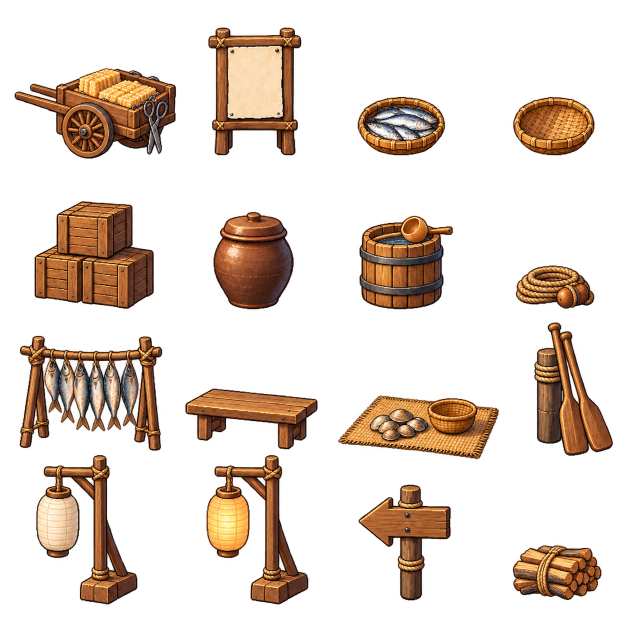
#> input picture src/assets/dalbit_market_props_sheet.webp, 1254 x 1254 px, found by its file name (shown at 1/2 size)
$ python process_props_sheet.py src/assets/dalbit_market_props_sheet.webp public/maps/dalbit/market 0.33 /
#> lines starting #> are read from the running program, lines starting #| are printed output that depends on the picture; after the words box and inside, x2 and y2 are one past the last pixel; in counts of white or black regions, pixels touching at a corner belong together
### scripts/process_fish_sheet.py
"""Cut a 4x4 FREE FISHING icon sheet into one icon per fish.

Usage:
    .venv/bin/python scripts/process_fish_sheet.py src/assets/fish_sheet_a.webp a   (real fish)
    .venv/bin/python scripts/process_fish_sheet.py src/assets/fish_sheet_b.webp b   (myth, history & treasure)
    .venv/bin/python scripts/process_fish_sheet.py src/assets/fish_sheet_c.webp c   (season fish)
    .venv/bin/python scripts/process_fish_sheet.py src/assets/fish_sheet_d.webp d   (water friends)
Then add the sheet letter to READY_SHEETS in src/game/fishing/freeFish.ts.
Needs numpy, pillow and scipy. Creatures are found as shapes, not by a fixed grid.

Writes public/sprites/fish/<id>.webp (64x64, transparent).
The order MUST match FREE_FISH in src/game/fishing/freeFish.ts (sheet + cell, row by row).
"""

import sys
from pathlib import Path

import numpy as np
from PIL import Image

SHEETS = {
    'a': [
        'sardine', 'tilapia', 'carp', 'catfish',
        'snakehead', 'pomfret', 'barramundi', 'red_snapper',
        'grouper', 'pufferfish', 'giant_gourami', 'bluefin_tuna',
        'arowana', 'mekong_catfish', 'oarfish', 'coelacanth',
    ],
    'b': [
        'armorfish', 'megalodon_pup', 'ammonite', 'fossil_fish',
        'dragon_gate_carp', 'jade_moon_koi', 'lantern_fish', 'abyss_angler',
        'ghost_pirate_fish', 'pearl_oyster', 'baby_kraken', 'star_swallower',
        'sun_carp', 'moon_whale', 'bottle_message', 'treasure_chest',
    ],
    'c': [
        'mango_threadfin', 'flying_fish', 'mahi_mahi', 'sailfish',
        'mirage_fish', 'climbing_perch', 'swamp_eel', 'betta',
        'giant_stingray', 'rain_naga', 'rainbow_koi', 'pla_thu',
        'saury', 'rainbow_trout', 'yellowtail', 'snowflake_fish',
    ],
    'd': [
        'hermit_crab', 'blue_crab', 'river_prawn', 'mantis_shrimp',
        'moon_jelly', 'seahorse', 'starfish', 'horseshoe_crab',
        'sea_turtle', 'paddy_frog', 'night_squid', 'manta_ray',
        'axolotl', 'blue_lobster', 'dugong', 'island_turtle',
    ],
}
SIZE = 64          # output icon size (shown at 32 px in the bag, 64 for crisp 2x screens)
ALPHA_CUT = 40     # softer pixels than this become fully transparent (removes the dark halo)
PAD = 0.06         # empty border around each icon, as a share of its size

OUT = Path(__file__).resolve().parent.parent / 'public' / 'sprites' / 'fish'


def find_creatures(alpha: np.ndarray) -> list[np.ndarray]:
    """Find the 16 creatures as shapes (not by a fixed grid: ChatGPT's fish often poke out of their cell).
    Returns one mask per creature in reading order (row by row, left to right).
    Small bits (a whisker, a hat brim) are joined to the nearest big shape; tiny specks are dropped."""
    from scipy import ndimage
    solid = alpha > 0
    label, n = ndimage.label(solid)
    sizes = ndimage.sum(solid, label, range(1, n + 1))
    order = sorted(range(1, n + 1), key=lambda i: -sizes[i - 1])
    big = order[:16]
    if len(big) < 16 or sizes[big[-1] - 1] < sizes[big[0] - 1] * 0.2:
        sys.exit(f'!! expected 16 creatures, found {len([i for i in order if sizes[i-1] > sizes[order[0]-1]*0.2])}')
    centre = {i: ndimage.center_of_mass(solid, label, i) for i in big}
    groups = {i: [i] for i in big}
    for i in order[16:]:
        if sizes[i - 1] < 30:
            continue
        cy, cx = ndimage.center_of_mass(solid, label, i)
        near = min(big, key=lambda b: (centre[b][0] - cy) ** 2 + (centre[b][1] - cx) ** 2)
        groups[near].append(i)
    rows = sorted(big, key=lambda b: centre[b][0])
    reading = []
    for r in range(4):
        reading += sorted(rows[r * 4:(r + 1) * 4], key=lambda b: centre[b][1])
    return [np.isin(label, groups[b]) for b in reading]


# [18 lines left out: function main, not called in this run]


# [4 lines that do not run on import are left out]

### scripts/process_props_sheet.py
"""Cut a 4x4 PROPS sheet (one object per cell, transparent) into scene elements.

Usage:
  python3 scripts/process_props_sheet.py src/assets/dalbit_market_props_sheet.webp public/maps/dalbit/market 0.33 \
      yeot_cart,rice_board,basket_full,basket_empty,crates,onggi_jar,water_barrel,rope,drying_rack,bench,clam_mat,oars,lantern,lantern_lit,signpost,firewood

- Objects are found as SHAPES (ChatGPT's cells drift), in reading order.
- ONE scale for the whole sheet, so the props keep their sizes relative to each other
  (0.33 = a 330-px cart becomes 110 px, next to ~75-px people). A single prop can take its own
  scale with name@scale (e.g. water_barrel@0.24 when ChatGPT drew it too big).
- The coloured fringe ChatGPT leaves around the cut-out (a red/orange halo) is removed:
  the soft edge is cut off, then the outermost pixel ring is darkened to the outline colour.
Writes <out_dir>/<name>.webp (lossless, transparent), anchored bottom-centre in the game.
"""
import os
import sys

import numpy as np
from PIL import Image
from scipy import ndimage

sys.path.insert(0, os.path.dirname(os.path.abspath(__file__)))
from process_fish_sheet import find_creatures  # noqa: E402

OUTLINE = np.array([43, 27, 18])


def clean(rgba: np.ndarray) -> np.ndarray:
    a = rgba[..., 3] > 150
    a = ndimage.binary_erosion(a, iterations=2)          # drop the fringe band
    a = ndimage.binary_fill_holes(a) | (a)
    ring = a & ~ndimage.binary_erosion(a, iterations=2)  # new outer edge
    out = rgba.copy()
    out[..., 3] = np.where(a, 255, 0)
    rgb = out[..., :3].astype(float)
    rgb[ring] = rgb[ring] * 0.35 + OUTLINE * 0.65          # a dark outline instead of a red halo
    out[..., :3] = rgb.astype(np.uint8)
    return out


def main(src, out_dir, scale, names):
#> called with out_dir = 'public/maps/dalbit/market', scale = 0.33
    sheet = np.array(Image.open(src).convert('RGBA'))
#> sheet is the input picture: shape (1254, 1254, 4); mean R, G, B, A 48.7, 28.4, 16.5, 63.9
    sheet[sheet[..., 3] < 40] = 0
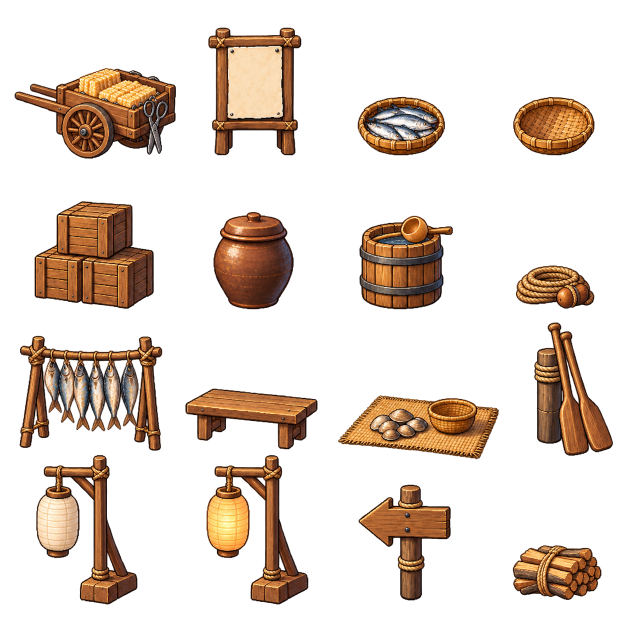
#> sheet: shape (1254, 1254, 4) (shown at 1/2 size); 11.33% of pixels changed, all inside (x1, y1, x2, y2) = (0, 13, 1254, 1254); transparent parts drawn white
    os.makedirs(out_dir, exist_ok=True)
    for spec, mask in zip(names, find_creatures(sheet[..., 3])):
#> in find_creatures, `solid = alpha > 0`:
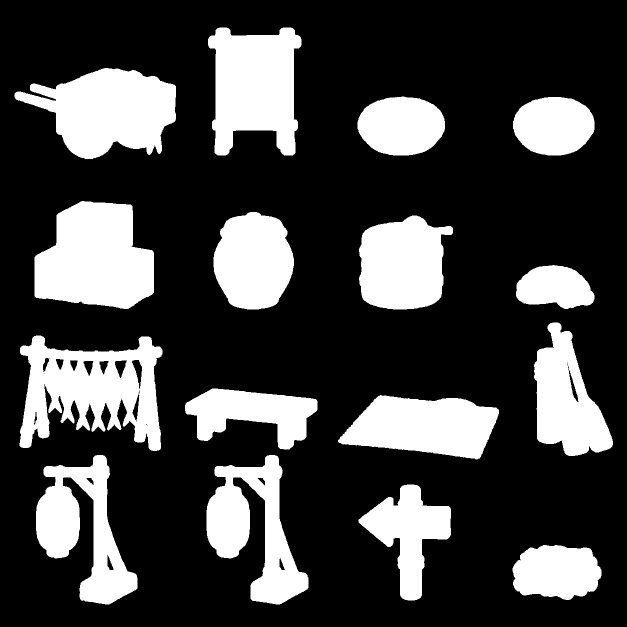
#> solid: shape (1254, 1254) bool (shown at 1/2 size); 25.8% white; 16 white regions, largest, box (x1, y1, x2, y2) and area: (69, 402, 308, 618) 39085, (39, 671, 325, 902) 38959, (29, 136, 352, 318) 36821
#> in find_creatures, `label, n = ndimage.label(solid)`:
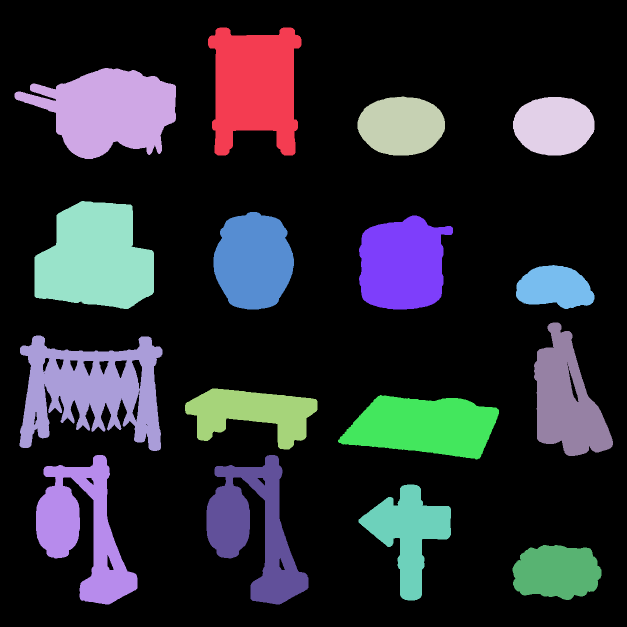
#> label: shape (1254, 1254) int32 (shown at 1/2 size); 17 distinct labels, from 0 to 16; one colour per label, 0 black
#> in find_creatures, `label, n = ndimage.label(solid)`: n = 16
#> in find_creatures, `sizes = ndimage.sum(solid, label, range(1, n + 1))`: sizes = [35215, 36821, 16358, 15173, 39085, 24650, 27418, 10174, 24310, 38959, 18215, 28579, 28085, 28433, 19093, 15533]
#> in find_creatures, `order = sorted(range(1, n + 1), key=lambda i: -sizes[i - 1])`: order = [5, 10, 2, 1, 12, 14, 13, 7, 6, 9, 15, 11, 3, 16, 4, 8]
#> in find_creatures, `big = order[:16]`: big has the same summary as order
#> in find_creatures, `centre = {i: ndimage.center_of_mass(solid, label, i) for i in big}`: centre = 16 items
#> in find_creatures, `rows = sorted(big, key=lambda b: centre[b][0])`: rows = [1, 2, 4, 3, 5, 6, 7, 8, 10, 9, 11, 12, 14, 13, 15, 16]
        name, _, own = spec.partition('@')          # "water_barrel@0.24" = its own scale
        k = float(own) if own else scale
        obj = sheet.copy()
        obj[~mask] = 0
        img = Image.fromarray(clean(obj))
        img = img.crop(img.getchannel('A').getbbox())
        w, h = img.size
        small = img.resize((max(1, round(w * k)), max(1, round(h * k))), Image.Resampling.LANCZOS)
        a = np.array(small)
        a[..., 3] = np.where(a[..., 3] > 110, 255, 0)      # crisp pixel edge after scaling
        Image.fromarray(a).save(os.path.join(out_dir, f'{name}.webp'), lossless=True)
        print(f'{name}: {small.size[0]}×{small.size[1]}')
#> this loop made 1 pass
#| /: 105×58
#> pass 1, in clean, `a = rgba[..., 3] > 150`:
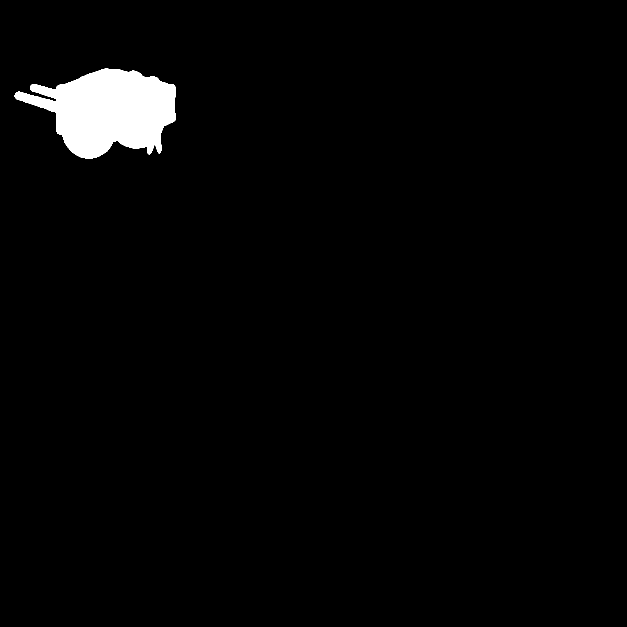
#> a: shape (1254, 1254) bool (shown at 1/2 size); 2.3% white; 1 white region, box (x1, y1, x2, y2) and area: (29, 136, 352, 317) 36058
#> pass 1, in clean, `a = ndimage.binary_erosion(a, iterations=2)`:
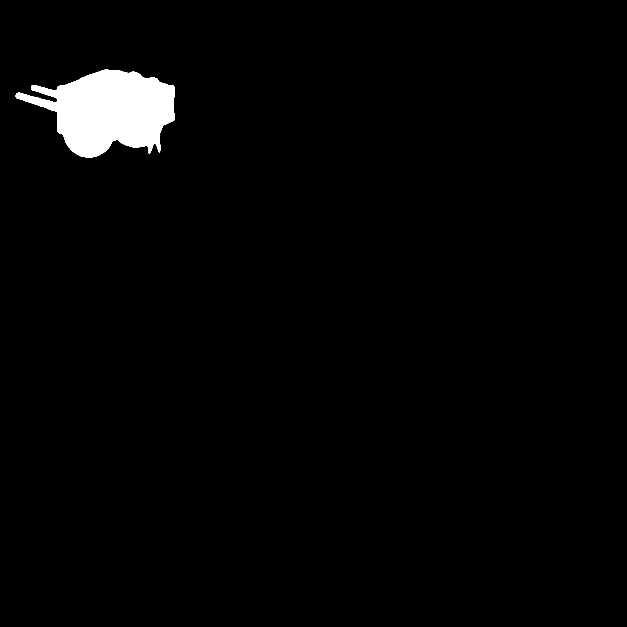
#> a: shape (1254, 1254) bool (shown at 1/2 size); 2.2% white; 1 white region, box (x1, y1, x2, y2) and area: (31, 138, 350, 315) 34113
#> after the loop:
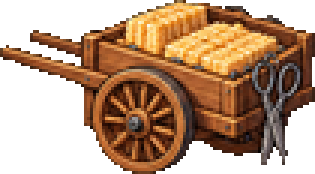
#> a: shape (58, 105, 4) (shown 3 times larger); mean R, G, B, A 90, 57.6, 32, 154.5; transparent parts drawn white
#> after the loop:
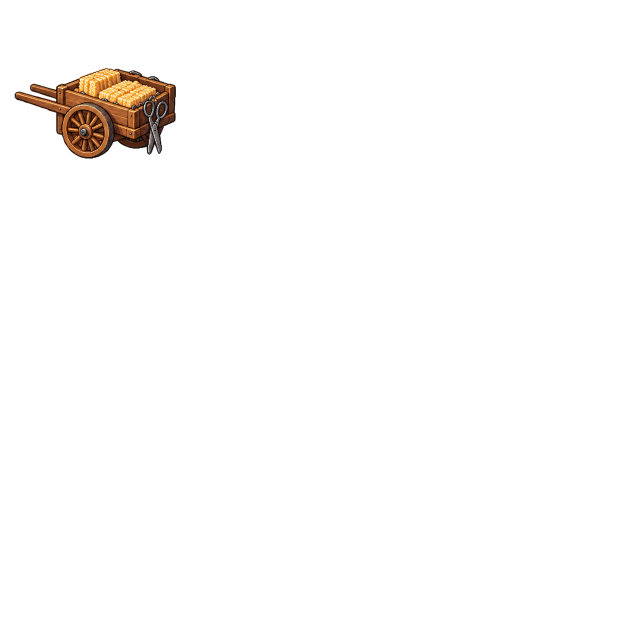
#> obj: shape (1254, 1254, 4) (shown at 1/2 size); mean R, G, B, A 3.2, 2.1, 1.1, 5.8; transparent parts drawn white


if __name__ == '__main__':
    if len(sys.argv) != 5:
        sys.exit(__doc__)
    main(sys.argv[1], sys.argv[2], float(sys.argv[3]), sys.argv[4].split(','))

$ run again, with src/assets/fish_sheet_b.webp copied over src/assets/dalbit_market_props_sheet.webp
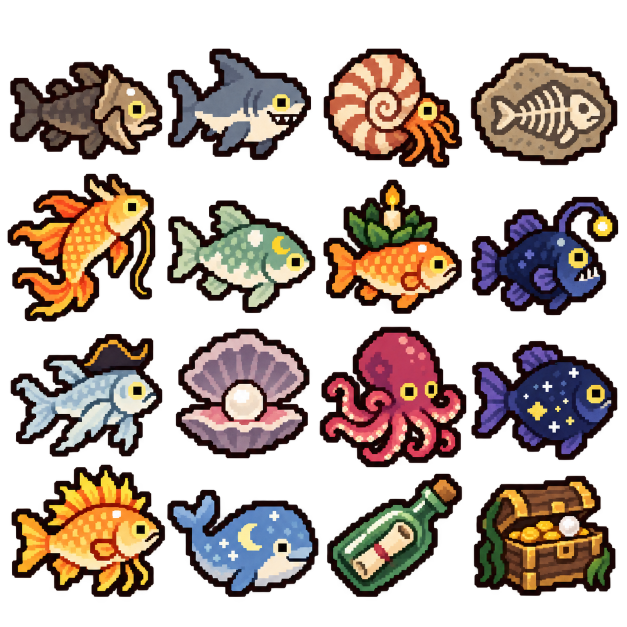
#> input picture src/assets/fish_sheet_b.webp, 1254 x 1254 px, found by its file name (shown at 1/2 size)
#> in main, sheet is the input picture: shape (1254, 1254, 4); mean R, G, B, A 60.1, 44.8, 37.2, 121.6
#> sheet: shape (1254, 1254, 4); 7.73% of pixels changed, all inside (x1, y1, x2, y2) = (0, 4, 1254, 1238)
#> solid: shape (1254, 1254) bool; 48.9% white; 16 white regions, largest, box (x1, y1, x2, y2) and area: (639, 653, 933, 935) 58410, (23, 929, 330, 1194) 56355, (15, 347, 311, 644) 56029
#> in find_creatures, `label, n = ndimage.label(solid)`:
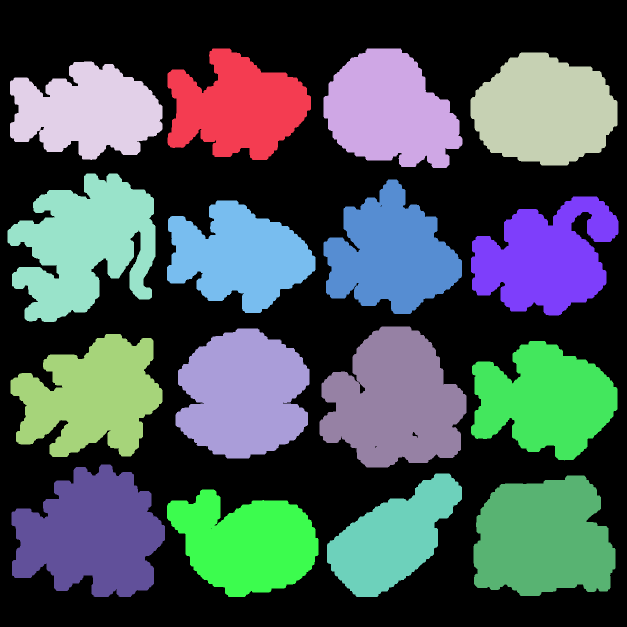
#> label: shape (1254, 1254) int32 (shown at 1/2 size); 18 distinct labels, from 0 to 17; one colour per label, 0 black
#> n = 17
#> order = [9, 14, 5, 16, 10, 3, 11, 2, 12, 6, 7, 17, 8, 1, 4, 15, 13]
#> big = [9, 14, 5, 16, 10, 3, 11, 2, 12, 6, 7, 17, 8, 1, 4, 15]
#> centre = 16 items
#> rows = [1, 3, 2, 4, 5, 6, 8, 7, 10, 11, 12, 9, 14, 15, 16, 17]
#> the loop in main, `for spec, mask in zip(names, find_creatures(sheet[..., 3])):` made 1 pass
#> (spec, name, own, k, w, h) on pass 1: ('/', '/', '', 0.33, 299, 191)
#> (printed output is left out)
#> after the loop in main, `for spec, mask in zip(names, find_creatures(sheet[..., 3])):`:
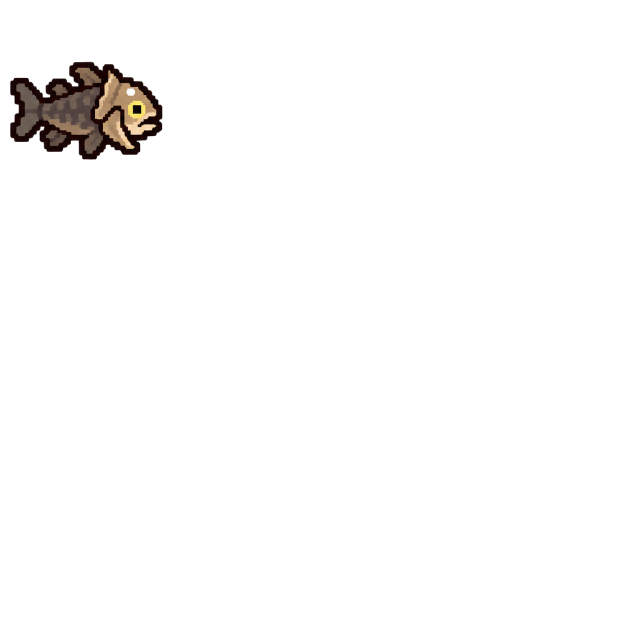
#> obj: shape (1254, 1254, 4) (shown at 1/2 size); mean R, G, B, A 2.4, 1.8, 1.4, 6.6; transparent parts drawn white
